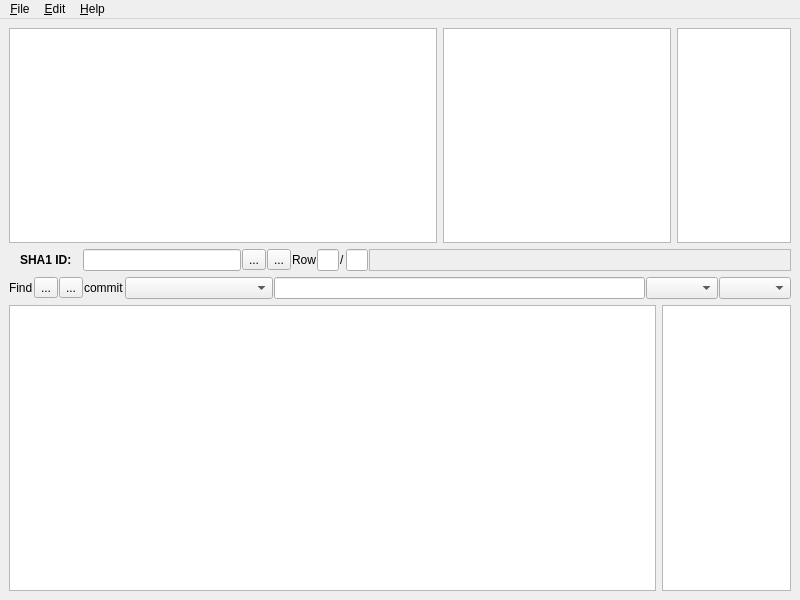
<?xml version="1.0" encoding="UTF-8"?>
<ui version="4.0">
 <class>MainWindow</class>
 <widget class="QMainWindow" name="MainWindow">
  <property name="geometry">
   <rect>
    <x>0</x>
    <y>0</y>
    <width>800</width>
    <height>600</height>
   </rect>
  </property>
  <property name="windowTitle">
   <string>DoltK</string>
  </property>
  <widget class="QWidget" name="centralwidget">
   <layout class="QVBoxLayout" name="verticalLayout" stretch="30,1,1,40">
    <item>
     <layout class="QHBoxLayout" name="horizontalLayout_4" stretch="15,8,4">
      <item>
       <widget class="QListView" name="commit_messages">
        <property name="horizontalScrollBarPolicy">
         <enum>Qt::ScrollBarAlwaysOff</enum>
        </property>
        <property name="resizeMode">
         <enum>QListView::Adjust</enum>
        </property>
        <property name="layoutMode">
         <enum>QListView::Batched</enum>
        </property>
       </widget>
      </item>
      <item>
       <widget class="QListView" name="commit_authors">
        <property name="horizontalScrollBarPolicy">
         <enum>Qt::ScrollBarAlwaysOff</enum>
        </property>
        <property name="resizeMode">
         <enum>QListView::Adjust</enum>
        </property>
        <property name="layoutMode">
         <enum>QListView::Batched</enum>
        </property>
       </widget>
      </item>
      <item>
       <widget class="QListView" name="commit_timestamps">
        <property name="horizontalScrollBarPolicy">
         <enum>Qt::ScrollBarAlwaysOff</enum>
        </property>
        <property name="resizeMode">
         <enum>QListView::Adjust</enum>
        </property>
        <property name="layoutMode">
         <enum>QListView::Batched</enum>
        </property>
       </widget>
      </item>
     </layout>
    </item>
    <item>
     <layout class="QHBoxLayout" name="horizontalLayout" stretch="1,1,1,15,0,0,0,1,0,1,40">
      <property name="spacing">
       <number>1</number>
      </property>
      <item>
       <spacer name="horizontalSpacer_2">
        <property name="orientation">
         <enum>Qt::Horizontal</enum>
        </property>
        <property name="sizeHint" stdset="0">
         <size>
          <width>40</width>
          <height>20</height>
         </size>
        </property>
       </spacer>
      </item>
      <item>
       <widget class="QLabel" name="label">
        <property name="font">
         <font>
          <weight>75</weight>
          <bold>true</bold>
         </font>
        </property>
        <property name="text">
         <string>SHA1 ID:</string>
        </property>
       </widget>
      </item>
      <item>
       <spacer name="horizontalSpacer_3">
        <property name="orientation">
         <enum>Qt::Horizontal</enum>
        </property>
        <property name="sizeHint" stdset="0">
         <size>
          <width>40</width>
          <height>20</height>
         </size>
        </property>
       </spacer>
      </item>
      <item>
       <widget class="QLineEdit" name="sha_id"/>
      </item>
      <item>
       <widget class="QToolButton" name="left">
        <property name="text">
         <string>...</string>
        </property>
       </widget>
      </item>
      <item>
       <widget class="QToolButton" name="right">
        <property name="text">
         <string>...</string>
        </property>
       </widget>
      </item>
      <item>
       <widget class="QLabel" name="label_2">
        <property name="text">
         <string>Row</string>
        </property>
       </widget>
      </item>
      <item>
       <widget class="QLineEdit" name="commit_no">
        <property name="maxLength">
         <number>10</number>
        </property>
        <property name="readOnly">
         <bool>true</bool>
        </property>
       </widget>
      </item>
      <item>
       <widget class="QLabel" name="label_3">
        <property name="text">
         <string>/</string>
        </property>
       </widget>
      </item>
      <item>
       <widget class="QLineEdit" name="num_commits">
        <property name="maxLength">
         <number>10</number>
        </property>
        <property name="readOnly">
         <bool>true</bool>
        </property>
       </widget>
      </item>
      <item>
       <widget class="QFrame" name="frame">
        <property name="frameShape">
         <enum>QFrame::StyledPanel</enum>
        </property>
        <property name="frameShadow">
         <enum>QFrame::Raised</enum>
        </property>
       </widget>
      </item>
     </layout>
    </item>
    <item>
     <layout class="QHBoxLayout" name="horizontalLayout_2" stretch="0,0,0,0,20,50,0,0">
      <property name="spacing">
       <number>1</number>
      </property>
      <item>
       <widget class="QLabel" name="label_4">
        <property name="text">
         <string>Find</string>
        </property>
       </widget>
      </item>
      <item>
       <widget class="QToolButton" name="down">
        <property name="text">
         <string>...</string>
        </property>
       </widget>
      </item>
      <item>
       <widget class="QToolButton" name="up">
        <property name="text">
         <string>...</string>
        </property>
       </widget>
      </item>
      <item>
       <widget class="QLabel" name="label_5">
        <property name="text">
         <string>commit</string>
        </property>
       </widget>
      </item>
      <item>
       <widget class="QComboBox" name="search_type"/>
      </item>
      <item>
       <widget class="QLineEdit" name="query"/>
      </item>
      <item>
       <widget class="QComboBox" name="match_type"/>
      </item>
      <item>
       <widget class="QComboBox" name="search_on"/>
      </item>
     </layout>
    </item>
    <item>
     <layout class="QHBoxLayout" name="horizontalLayout_3" stretch="100,20">
      <item>
       <widget class="QTableView" name="diff">
        <property name="showGrid">
         <bool>false</bool>
        </property>
        <attribute name="horizontalHeaderMinimumSectionSize">
         <number>0</number>
        </attribute>
        <attribute name="verticalHeaderVisible">
         <bool>false</bool>
        </attribute>
       </widget>
      </item>
      <item>
       <widget class="QListWidget" name="tables"/>
      </item>
     </layout>
    </item>
   </layout>
  </widget>
  <widget class="QMenuBar" name="menubar">
   <property name="geometry">
    <rect>
     <x>0</x>
     <y>0</y>
     <width>800</width>
     <height>25</height>
    </rect>
   </property>
   <widget class="QMenu" name="menuFile">
    <property name="tearOffEnabled">
     <bool>true</bool>
    </property>
    <property name="title">
     <string>&amp;File</string>
    </property>
    <addaction name="action_Update"/>
    <addaction name="action_Reload"/>
    <addaction name="actionReread_re_ferences"/>
    <addaction name="actionList_references"/>
    <addaction name="separator"/>
    <addaction name="action_Quit"/>
   </widget>
   <widget class="QMenu" name="menuEdit">
    <property name="tearOffEnabled">
     <bool>true</bool>
    </property>
    <property name="title">
     <string>&amp;Edit</string>
    </property>
    <addaction name="action_Preferences"/>
   </widget>
   <widget class="QMenu" name="menuHelp">
    <property name="tearOffEnabled">
     <bool>true</bool>
    </property>
    <property name="title">
     <string>&amp;Help</string>
    </property>
    <addaction name="actionAbout_doltk"/>
    <addaction name="actionKey_bindings"/>
   </widget>
   <addaction name="menuFile"/>
   <addaction name="menuEdit"/>
   <addaction name="menuHelp"/>
  </widget>
  <action name="actionAbout_doltk">
   <property name="text">
    <string>&amp;About doltk</string>
   </property>
  </action>
  <action name="actionKey_bindings">
   <property name="text">
    <string>&amp;Key bindings</string>
   </property>
  </action>
  <action name="action_Update">
   <property name="text">
    <string>&amp;Update</string>
   </property>
  </action>
  <action name="action_Reload">
   <property name="text">
    <string>&amp;Reload</string>
   </property>
  </action>
  <action name="actionReread_re_ferences">
   <property name="text">
    <string>Reread re&amp;ferences</string>
   </property>
  </action>
  <action name="actionList_references">
   <property name="text">
    <string>&amp;List references</string>
   </property>
  </action>
  <action name="action_Quit">
   <property name="text">
    <string>&amp;Quit</string>
   </property>
  </action>
  <action name="action_Preferences">
   <property name="text">
    <string>&amp;Preferences</string>
   </property>
  </action>
 </widget>
 <resources/>
 <connections>
  <connection>
   <sender>action_Quit</sender>
   <signal>triggered()</signal>
   <receiver>MainWindow</receiver>
   <slot>close()</slot>
   <hints>
    <hint type="sourcelabel">
     <x>-1</x>
     <y>-1</y>
    </hint>
    <hint type="destinationlabel">
     <x>399</x>
     <y>299</y>
    </hint>
   </hints>
  </connection>
 </connections>
</ui>
